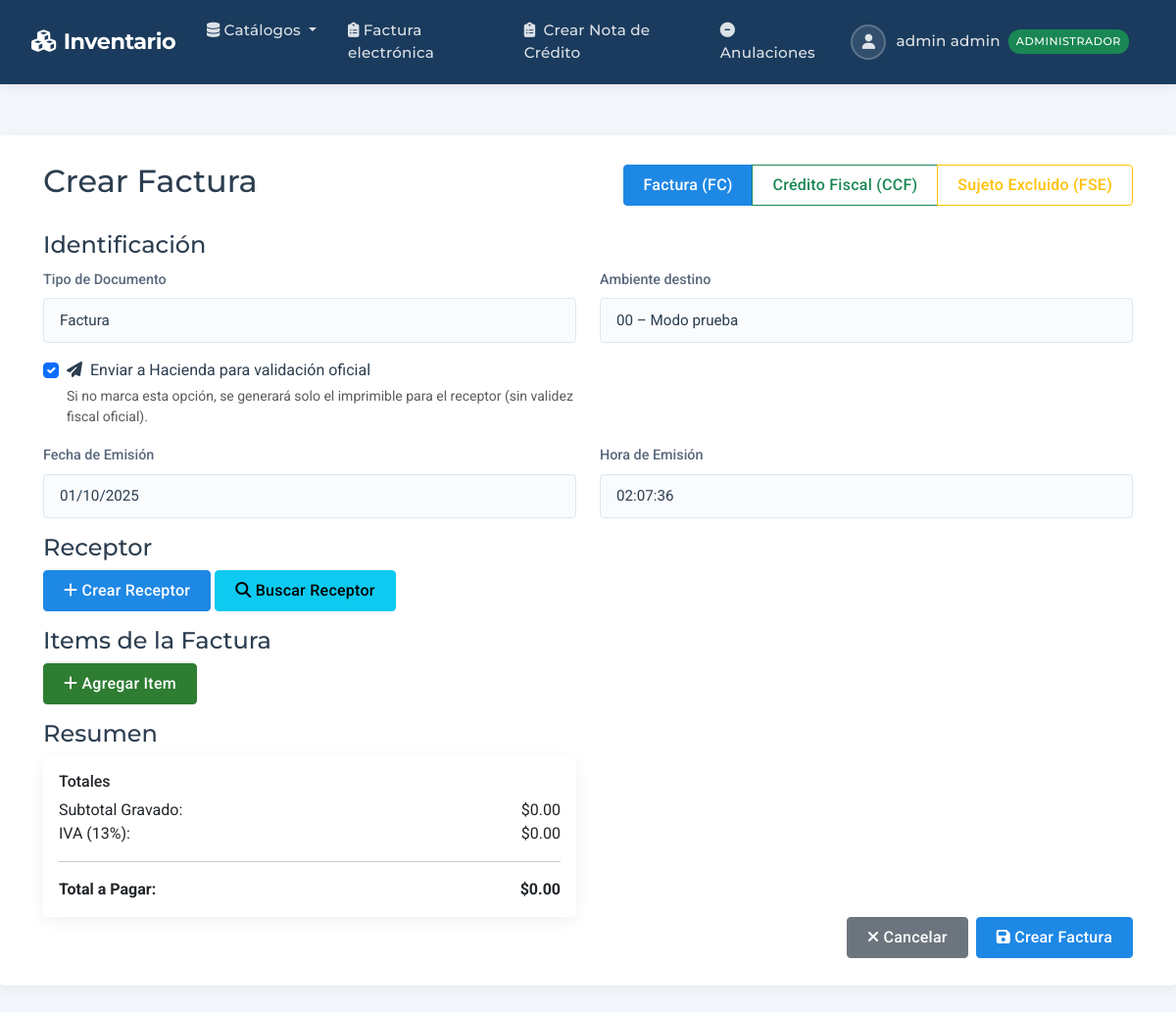
The app's page /dte/crear-factura/ (signed in) with its own data.
### productos/models.py (models this page shows, shortened)
class Usuario(AbstractUser):
    rol = models.ForeignKey(
        Rol, on_delete=models.SET_NULL,
        null=True, verbose_name='Rol',
        default=get_default_rol
    )
    dui = models.CharField('DUI', max_length=9, unique=True)
    SEXO_CHOICES = [('M','Masculino'), ('F','Femenino')]
    sexo = models.CharField('Sexo', max_length=1, choices=SEXO_CHOICES)
    edad = models.PositiveIntegerField('Edad', null=True, blank=True)
    telefono = models.CharField('Teléfono', max_length=20, blank=True)
    activo = models.BooleanField('Usuario Activo', default=False,
                               help_text='Solo usuarios activos pueden acceder al sistema')
    sucursal = models.ForeignKey(
        'dte.Sucursal',
        on_delete=models.SET_NULL,
        null=True, blank=True,
        verbose_name='Sucursal Asignada',
        help_text='Sucursal a la que pertenece el usuario'
    )
    REQUIRED_FIELDS = ['email', 'first_name', 'last_name', 'dui']
    def puede_acceder(self):
        return (
            self.is_authenticated and
            self.is_active and
            self.activo and
            self.rol and
            self.rol.nombre == 'administrador'
        )

class Rol(models.Model):
    nombre = models.CharField('Nombre del rol', max_length=50)

### dte/views.py (the view, shortened to what this page needs)
# urls.py: path('crear-factura/', views.crear_factura_electronica, name='crear_factura'),
@require_http_methods(["GET", "POST"])
def crear_factura_electronica(request):
    tipo_dte = request.GET.get('tipo', request.POST.get('tipo_dte', '01'))
    print(f"DEBUG: tipo_dte = {tipo_dte}")
    print("DEBUG: Procesando GET request")
    identificacion_form = IdentificacionForm(tipo_dte=tipo_dte)
    item_formset = ItemFormset()
    context = get_context_data(tipo_dte)
    context.update({
        'identificacion_form': identificacion_form,
        'item_formset': item_formset,
    })
    return render(request, 'dte/factura_form.html', context)

### dte/forms.py (shortened to what this page needs)
class IdentificacionForm(forms.ModelForm):
    ambiente = forms.ModelChoiceField(
        queryset=AmbienteDestino.objects.all(),
        initial=lambda: AmbienteDestino.objects.get(codigo="00" if settings.DTE_AMBIENTE == 'test' else "01"),
        label="Ambiente destino",
    )
    class Meta:
        model = Identificacion
        fields = ["fecEmi", "horEmi", "ambiente"]
    def __init__(self, *args, **kwargs):
        self.tipo_dte = kwargs.pop('tipo_dte', '01')
        self.sucursal = kwargs.pop('sucursal', None)
        super().__init__(*args, **kwargs)
        now = timezone.localtime()
        self.fields["fecEmi"].initial = now.date()
        self.fields["horEmi"].initial = now.strftime("%H:%M:%S")

### dte/forms.py (called while the page is built)
    def _detectar_tipo_dte(self):
        if self.instance and self.instance.pk and hasattr(self.instance, 'factura'):
            if hasattr(self.instance.factura, 'identificacion') and self.instance.factura.identificacion:
                if hasattr(self.instance.factura.identificacion, 'tipoDte') and self.instance.factura.identificacion.tipoDte:
                    return self.instance.factura.identificacion.tipoDte.codigo
        if hasattr(self, 'parent') and hasattr(self.parent, 'tipo_dte'):
            return self.parent.tipo_dte
        return "01"  # Default: Factura

### dte/models.py (called while the page is built)
    def __str__(self):
        return f"{self.codigo} – {self.texto}"

    def __str__(self):
        return f"{self.codigo} – {self.texto}"

### dte/views.py (called while the page is built)
def get_context_data(tipo_dte='01'):
    context = {
        'tipos_documento': TipoDocReceptor.objects.all(),
        'departamentos': Departamento.objects.all(),
        'municipios': Municipio.objects.all(),
        'actividades_economicas': ActividadEconomica.objects.all(),
        'tipos_items': TipoItem.objects.all(),
        'tipo_dte': tipo_dte,
        'es_ccf': tipo_dte == "03",
        'es_fse': tipo_dte == "14",  # NUEVO
        'titulo': "Sujeto Excluido" if tipo_dte == "14" else ("Crédito Fiscal" if tipo_dte == "03" else "Factura")
    }
    if tipo_dte == "03":
        context['tipos_documento'] = TipoDocReceptor.objects.filter(codigo="36")
    return context

### productos/models.py (called while the page is built)
    def __str__(self):
        return self.nombre

### dte/templates/dte/factura_form.html (shortened to what this page needs)
{% extends 'productos/base.html' %}
{% load crispy_forms_tags %}
{% load widget_tweaks %}
{% block content %}
<div class="container-fluid">
  <div class="row">
    <div class="col-12">
      <div class="d-flex justify-content-between align-items-center mb-4">
        <h2>Crear {{ titulo }}</h2>
        <div class="btn-group" role="group">
          <a href="{% url 'dte:crear_factura' %}?tipo=01"
             class="btn {% if tipo_dte == '01' %}btn-primary{% else %}btn-outline-primary{% endif %}">
            Factura (FC)
          </a>
          <a href="{% url 'dte:crear_factura' %}?tipo=03"
             class="btn {% if tipo_dte == '03' %}btn-success{% else %}btn-outline-success{% endif %}">
            Crédito Fiscal (CCF)
          </a>
          <a href="{% url 'dte:crear_factura' %}?tipo=14"
             class="btn {% if tipo_dte == '14' %}btn-warning{% else %}btn-outline-warning{% endif %}">
            Sujeto Excluido (FSE)
          </a>
        </div>
      </div>
      <form method="post" id="facturaForm" action="{% url 'dte:crear_factura' %}">
        <div class="section-card">
          <h4 class="section-title">Identificación</h4>
          <div class="row">
            <div class="col-md-6">
              <div class="mb-3">
                <label class="form-label">Tipo de Documento</label>
                <input type="text" class="form-control" value="{{ titulo }}" readonly>
              </div>
              {% if tipo_dte == '01' %}
              <div class="mb-3">
                <div class="form-check">
                  <input type="checkbox" class="form-check-input" name="enviar_hacienda" id="enviar_hacienda" value="1"
                    checked>
                  <label class="form-check-label" for="enviar_hacienda">
                    <i class="fas fa-paper-plane me-1"></i>
                    Enviar a Hacienda para validación oficial
                  </label>
                  <div class="form-text">
                    Si no marca esta opción, se generará solo el imprimible para el receptor (sin validez fiscal
                    oficial).
                  </div>
                </div>
              </div>
              {% endif %}
            </div>
            <div class="col-md-6">
              <div class="mb-3">
                <label for="{{ identificacion_form.ambiente.id_for_label }}" class="form-label">{{ identificacion_form.ambiente.label }}</label>
                {{ identificacion_form.ambiente|add_class:"form-control" }}
              </div>
            </div>
          </div>
          <div class="row">
            <div class="col-md-6">
              <div class="mb-3">
                <label for="{{ identificacion_form.fecEmi.id_for_label }}" class="form-label">{{ identificacion_form.fecEmi.label }}</label>
                {{ identificacion_form.fecEmi|add_class:"form-control" }}
              </div>
            </div>
            <div class="col-md-6">
              <div class="mb-3">
                <label for="{{ identificacion_form.horEmi.id_for_label }}" class="form-label">{{ identificacion_form.horEmi.label }}</label>
                {{ identificacion_form.horEmi|add_class:"form-control" }}
              </div>
            </div>
          </div>
        </div>
        <div class="section-card">
          <h4 class="section-title">Receptor</h4>
          <div class="mb-3">
            <button type="button" class="btn btn-primary btn-action" data-bs-toggle="modal"
              data-bs-target="#receptorModal">
              <i class="fas fa-plus"></i> Crear Receptor
            </button>
            <button type="button" class="btn btn-info btn-action" data-bs-toggle="modal"
              data-bs-target="#buscarReceptorModal">
              <i class="fas fa-search"></i> Buscar Receptor
            </button>
          </div>
        </div>
        <div class="section-card">
          <h4 class="section-title">Items de la {{ titulo }}</h4>
          <div class="mb-3">
            <button type="button" class="btn btn-success btn-action" data-bs-toggle="modal" data-bs-target="#itemModal">
              <i class="fas fa-plus"></i> Agregar Item
            </button>
          </div>
        </div>
        <div class="section-card">
          <h4 class="section-title">Resumen</h4>
          <div class="row">
            <div class="col-md-6">
              <div class="card">
                <div class="card-body">
                  <h6>Totales</h6>
                  <div class="row">
                    <div class="col-8">Subtotal {% if es_ccf %}(sin IVA){% else %}Gravado{% endif %}:</div>
                    <div class="col-4 text-end" id="totalGravado">$0.00</div>
                  </div>
                  <div class="row">
                    <div class="col-8">IVA (13%):</div>
                    <div class="col-4 text-end" id="totalIVA">$0.00</div>
                  </div>
                  <hr>
                  <div class="row fw-bold">
                    <div class="col-8">Total a Pagar:</div>
                    <div class="col-4 text-end" id="totalPagar">$0.00</div>
                  </div>
                </div>
              </div>
            </div>
          </div>
        </div>
        <div class="section-card">
          <div class="d-flex justify-content-end">
            <a href="{% url 'dte:factura_list' %}" class="btn btn-secondary me-2">
              <i class="fas fa-times"></i> Cancelar
            </a>
            <button type="submit" class="btn {% if es_ccf %}btn-success{% else %}btn-primary{% endif %}">
              <i class="fas fa-save"></i> Crear {{ titulo }}
            </button>
          </div>
        </div>
      </form>
    </div>
  </div>
</div>
{% endblock %}

### productos/templates/productos/base.html (shortened to what this page needs)
<!DOCTYPE html>
<html lang="es" class="h-100">
<head>
    <link rel="stylesheet" href="https://cdn.datatables.net/2.3.2/css/dataTables.bootstrap5.css">
    <link href="https://cdn.jsdelivr.net/npm/bootstrap@5.3.0/dist/css/bootstrap.min.css" rel="stylesheet">
    <link rel="stylesheet" href="https://cdnjs.cloudflare.com/ajax/libs/font-awesome/6.4.0/css/all.min.css">
    <link rel="stylesheet" href="https://cdnjs.cloudflare.com/ajax/libs/tom-select/2.4.3/css/tom-select.bootstrap5.min.css" />
</head>
<body class="d-flex flex-column min-vh-100">
    <nav class="navbar navbar-expand-lg navbar-dark">
        <div class="container-fluid">
            <a class="navbar-brand" href="{% url 'home' %}">
                <i class="fas fa-cubes me-2"></i>Inventario
            </a>
            <div class="collapse navbar-collapse" id="navbarMain">
                <ul class="navbar-nav me-auto">
                    {% if user.is_authenticated %}
                    <li class="nav-item dropdown">
                        <a class="nav-link dropdown-toggle" href="#" data-bs-toggle="dropdown">
                            <i class="fas fa-database me-1"></i>Catálogos
                        </a>
                    </li>
                    <li class="nav-item">
                        <a class="nav-link" href="{% url 'dte:factura_list' %}">
                            <i class="fas fa-clipboard-list me-1"></i>Factura electrónica
                        </a>
                    </li>
                    <li class="nav-item">
                        <a class="nav-link" href="{% url 'dte:crear_nota_credito' %}">
                            <i class="fas fa-clipboard-list me-1"></i> Crear Nota de Crédito
                        </a>
                    </li>
                    <li class="nav-item">
                        <a class="nav-link" href="{% url 'dte:anulacion_list' %}">
                            <i class="fas fa-minus-circle"></i> Anulaciones
                        </a>
                    </li>
                    {% endif %}
                </ul>
                <ul class="navbar-nav">
                    {% if user.is_authenticated %}
                    <li class="nav-item dropdown">
                        <a class="nav-link dropdown-toggle user-dropdown" href="#" data-bs-toggle="dropdown">
                            <span class="user-avatar">
                                <i class="fas fa-user"></i>
                            </span>
                            {{ user.first_name }} {{ user.last_name }}
                            {% if user.rol %}
                                {% if user.puede_acceder %}
                                    <span class="badge-role bg-success">{{ user.rol.nombre }}</span>
                                {% else %}
                                    <span class="badge-role bg-warning">{{ user.rol.nombre }} (Sin acceso)</span>
                                {% endif %}
                            {% else %}
                                <span class="badge-role bg-danger">Sin rol</span>
                            {% endif %}
                        </a>
                    </li>
                    {% endif %}
                </ul>
            </div>
        </div>
    </nav>
    <div class="main-content">
        <div class="container">
            {% block content %}{% endblock %}
        </div>
    </div>
</body>
</html>

### productos/templates/productos/base.html (style rules this page uses)
:root { --primary-color: #1a3b5d; --primary-hover: #0e2945; --secondary-color: #1e88e5; --accent-color: #e53935; --success-color: #2e7d32; --light-bg: #f7f9fc; --dark-text: #2c3e50; --medium-text: #58677c; --light-text: #b0bec5; --header-shadow: 0 2px 12px rgba(0, 0, 0, 0.08); --card-shadow: 0 4px 16px rgba(0, 0, 0, 0.06); --border-radius: 0.25rem; }
body { font-family: 'Roboto', sans-serif; background-color: #f3f6fb; color: var(--dark-text); display: flex; flex-direction: column; min-height: 100vh; }
h1, h2, h3, h4, h5, .navbar-brand, .nav-link { font-family: 'Montserrat', sans-serif; }
.navbar { box-shadow: var(--header-shadow); padding: 0.5rem 1.25rem; background-color: var(--primary-color); }
.navbar-brand { font-weight: 700; font-size: 1.4rem; letter-spacing: -0.5px; color: white !important; }
.navbar-dark .navbar-nav .nav-link { color: rgba(255, 255, 255, 0.85); font-weight: 500; padding: 0.75rem 1rem; transition: all 0.2s ease; font-size: 0.95rem; letter-spacing: 0.2px; }
.main-content { flex: 1 0 auto; padding: 1.5rem 0; }
.container { max-width: 1400px; padding: 1.75rem 2rem; background-color: white; border-radius: var(--border-radius); box-shadow: var(--card-shadow); margin-top: 1.75rem; margin-bottom: 1.75rem; }
.btn { font-weight: 500; padding: 0.5rem 1.25rem; border-radius: var(--border-radius); transition: all 0.2s; box-shadow: none; letter-spacing: 0.25px; }
.btn-primary { background-color: var(--secondary-color); border-color: var(--secondary-color); }
.btn-success { background-color: var(--success-color); border-color: var(--success-color); }
.card { border: none; box-shadow: var(--card-shadow); border-radius: var(--border-radius); transition: all 0.25s ease; }
.form-control, .form-select { border-radius: var(--border-radius); padding: 0.65rem 1rem; border: 1px solid #dee8f3; font-size: 0.95rem; color: var(--dark-text); background-color: #f9fbfd; transition: all 0.2s; }
.form-label { font-weight: 500; margin-bottom: 0.5rem; color: var(--medium-text); font-size: 0.9rem; }
.user-dropdown::after { display: none; }
.user-dropdown { display: flex; align-items: center; }
.user-dropdown .user-avatar { width: 36px; height: 36px; border-radius: 50%; margin-right: 10px; background-color: rgba(255, 255, 255, 0.1); display: flex; align-items: center; justify-content: center; border: 2px solid rgba(255, 255, 255, 0.2); }
.badge-role { background-color: rgba(255, 255, 255, 0.15); color: white; font-size: 0.7rem; padding: 0.25rem 0.5rem; border-radius: 12px; margin-left: 0.5rem; font-weight: 500; letter-spacing: 0.5px; text-transform: uppercase; }

### records on screen
Usuario: first_name "admin", last_name "admin", rol.nombre "ADMINISTRADOR"

### other values on screen
{{ titulo }} "Factura"
{{ identificacion_form.ambiente.label }} "Ambiente destino"
{{ identificacion_form.fecEmi.label }} "Fecha de Emisión"
{{ identificacion_form.horEmi.label }} "Hora de Emisión"
